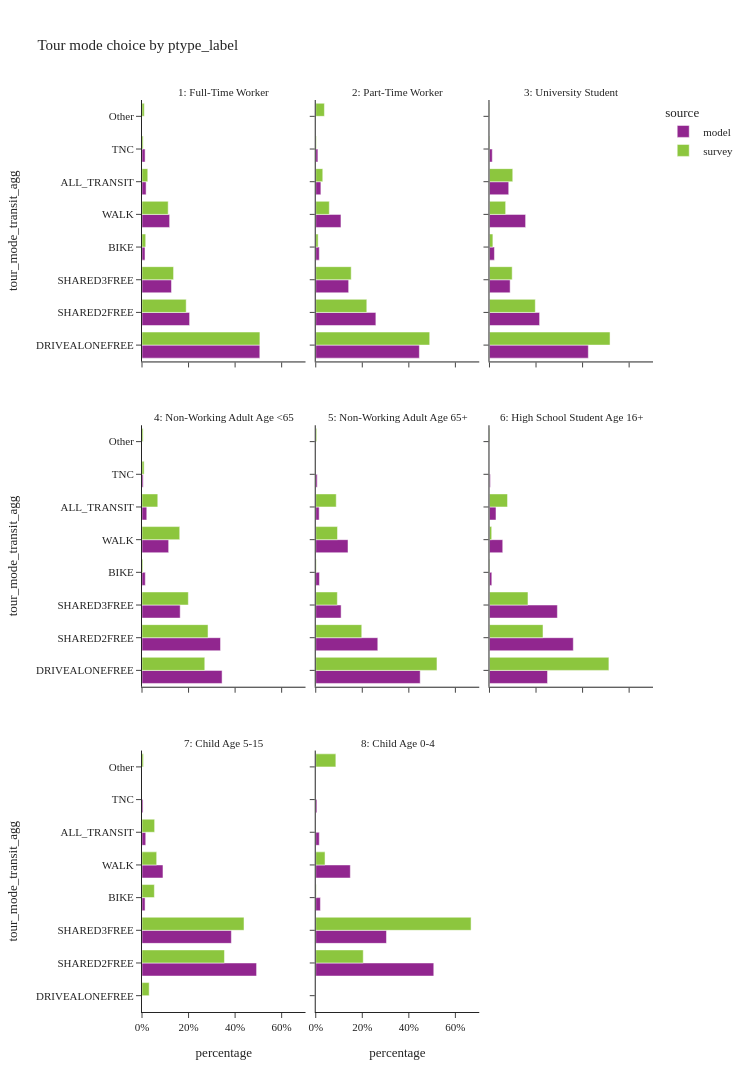
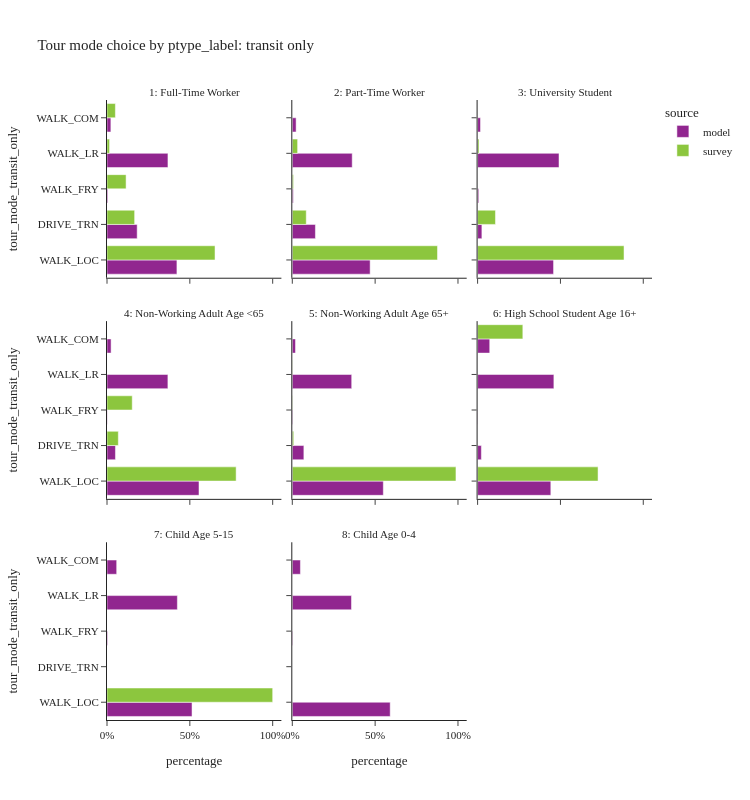

Notebook code cell kept with these figures, in order:
### Code cell
tour_mode_choice_seg(segment_col='ptype_label')

### Figure 1 — Plotly figure (JSON) as saved in the notebook; plotly's stock layout.template omitted (floating-point values rounded to 4 significant figures)
{"data": [{"alignmentgroup": "True", "customdata": [[1276996], [515952], [319556], [32648], [299625], [44449], [33556]], "hovertemplate": "source=model<br>ptype_label=1: Full-Time Worker<br>percentage=%{x}<br>tour_mode_transit_agg=%{y}<br>sample_size=%{customdata[0]}<extra></extra>", "legendgroup": "model", "marker": {"color": "#91268F", "pattern": {"shape": ""}}, "name": "model", "offsetgroup": "model", "orientation": "h", "showlegend": true, "textposition": "auto", "type": "bar", "x": [0.5062, 0.2045, 0.1267, 0.01294, 0.1188, 0.01762, 0.0133], "xaxis": "x7", "y": ["DRIVEALONEFREE", "SHARED2FREE", "SHARED3FREE", "BIKE", "WALK", "ALL_TRANSIT", "TNC"], "yaxis": "y7"}, {"alignmentgroup": "True", "customdata": [[206545], [119844], [65626], [7102], [50268], [10238], [4293]], "hovertemplate": "source=model<br>ptype_label=2: Part-Time Worker<br>percentage=%{x}<br>tour_mode_transit_agg=%{y}<br>sample_size=%{customdata[0]}<extra></extra>", "legendgroup": "model", "marker": {"color": "#91268F", "pattern": {"shape": ""}}, "name": "model", "offsetgroup": "model", "orientation": "h", "showlegend": false, "textposition": "auto", "type": "bar", "x": [0.4452, 0.2583, 0.1415, 0.01531, 0.1084, 0.02207, 0.009254], "xaxis": "x8", "y": ["DRIVEALONEFREE", "SHARED2FREE", "SHARED3FREE", "BIKE", "WALK", "ALL_TRANSIT", "TNC"], "yaxis": "y8"}, {"alignmentgroup": "True", "customdata": [[88150], [44697], [18428], [4412], [32225], [17159], [2494]], "hovertemplate": "source=model<br>ptype_label=3: University Student<br>percentage=%{x}<br>tour_mode_transit_agg=%{y}<br>sample_size=%{customdata[0]}<extra></extra>", "legendgroup": "model", "marker": {"color": "#91268F", "pattern": {"shape": ""}}, "name": "model", "offsetgroup": "model", "orientation": "h", "showlegend": false, "textposition": "auto", "type": "bar", "x": [0.4247, 0.2153, 0.08878, 0.02126, 0.1553, 0.08267, 0.01202], "xaxis": "x9", "y": ["DRIVEALONEFREE", "SHARED2FREE", "SHARED3FREE", "BIKE", "WALK", "ALL_TRANSIT", "TNC"], "yaxis": "y9"}, {"alignmentgroup": "True", "customdata": [[204797], [200770], [97641], [8443], [68174], [12234], [3075]], "hovertemplate": "source=model<br>ptype_label=4: Non-Working Adult Age <65<br>percentage=%{x}<br>tour_mode_transit_agg=%{y}<br>sample_size=%{customdata[0]}<extra></extra>", "legendgroup": "model", "marker": {"color": "#91268F", "pattern": {"shape": ""}}, "name": "model", "offsetgroup": "model", "orientation": "h", "showlegend": false, "textposition": "auto", "type": "bar", "x": [0.3441, 0.3374, 0.1641, 0.01419, 0.1146, 0.02056, 0.005167], "xaxis": "x4", "y": ["DRIVEALONEFREE", "SHARED2FREE", "SHARED3FREE", "BIKE", "WALK", "ALL_TRANSIT", "TNC"], "yaxis": "y4"}, {"alignmentgroup": "True", "customdata": [[215002], [127728], [52218], [7647], [66409], [7088], [3011]], "hovertemplate": "source=model<br>ptype_label=5: Non-Working Adult Age 65+<br>percentage=%{x}<br>tour_mode_transit_agg=%{y}<br>sample_size=%{customdata[0]}<extra></extra>", "legendgroup": "model", "marker": {"color": "#91268F", "pattern": {"shape": ""}}, "name": "model", "offsetgroup": "model", "orientation": "h", "showlegend": false, "textposition": "auto", "type": "bar", "x": [0.4488, 0.2666, 0.109, 0.01596, 0.1386, 0.01479, 0.006285], "xaxis": "x5", "y": ["DRIVEALONEFREE", "SHARED2FREE", "SHARED3FREE", "BIKE", "WALK", "ALL_TRANSIT", "TNC"], "yaxis": "y5"}, {"alignmentgroup": "True", "customdata": [[29504], [42607], [34513], [1183], [6739], [3308], [458]], "hovertemplate": "source=model<br>ptype_label=6: High School Student Age 16+<br>percentage=%{x}<br>tour_mode_transit_agg=%{y}<br>sample_size=%{customdata[0]}<extra></extra>", "legendgroup": "model", "marker": {"color": "#91268F", "pattern": {"shape": ""}}, "name": "model", "offsetgroup": "model", "orientation": "h", "showlegend": false, "textposition": "auto", "type": "bar", "x": [0.2494, 0.3601, 0.2917, 0.009999, 0.05696, 0.02796, 0.003871], "xaxis": "x6", "y": ["DRIVEALONEFREE", "SHARED2FREE", "SHARED3FREE", "BIKE", "WALK", "ALL_TRANSIT", "TNC"], "yaxis": "y6"}, {"alignmentgroup": "True", "customdata": [[201871], [157443], [5387], [36952], [6588], [1839]], "hovertemplate": "source=model<br>ptype_label=7: Child Age 5-15<br>percentage=%{x}<br>tour_mode_transit_agg=%{y}<br>sample_size=%{customdata[0]}<extra></extra>", "legendgroup": "model", "marker": {"color": "#91268F", "pattern": {"shape": ""}}, "name": "model", "offsetgroup": "model", "orientation": "h", "showlegend": false, "textposition": "auto", "type": "bar", "x": [0.4923, 0.3839, 0.01314, 0.09011, 0.01607, 0.004484], "xaxis": "x", "y": ["SHARED2FREE", "SHARED3FREE", "BIKE", "WALK", "ALL_TRANSIT", "TNC"], "yaxis": "y"}, {"alignmentgroup": "True", "customdata": [[75649], [45330], [2990], [22162], [2268], [765]], "hovertemplate": "source=model<br>ptype_label=8: Child Age 0-4<br>percentage=%{x}<br>tour_mode_transit_agg=%{y}<br>sample_size=%{customdata[0]}<extra></extra>", "legendgroup": "model", "marker": {"color": "#91268F", "pattern": {"shape": ""}}, "name": "model", "offsetgroup": "model", "orientation": "h", "showlegend": false, "textposition": "auto", "type": "bar", "x": [0.5072, 0.3039, 0.02005, 0.1486, 0.0152, 0.005129], "xaxis": "x2", "y": ["SHARED2FREE", "SHARED3FREE", "BIKE", "WALK", "ALL_TRANSIT", "TNC"], "yaxis": "y2"}, {"alignmentgroup": "True", "customdata": [[1383], [468], [264], [150], [666], [283], [24], [31]], "hovertemplate": "source=survey<br>ptype_label=1: Full-Time Worker<br>percentage=%{x}<br>tour_mode_transit_agg=%{y}<br>sample_size=%{customdata[0]}<extra></extra>", "legendgroup": "survey", "marker": {"color": "#8CC63E", "pattern": {"shape": ""}}, "name": "survey", "offsetgroup": "survey", "orientation": "h", "showlegend": true, "textposition": "auto", "type": "bar", "x": [0.5066, 0.1899, 0.1356, 0.01589, 0.1125, 0.02479, 0.004996, 0.009782], "xaxis": "x7", "y": ["DRIVEALONEFREE", "SHARED2FREE", "SHARED3FREE", "BIKE", "WALK", "ALL_TRANSIT", "TNC", "Other"], "yaxis": "y7"}, {"alignmentgroup": "True", "customdata": [[406], [172], [102], [25], [149], [71], [6], [7]], "hovertemplate": "source=survey<br>ptype_label=2: Part-Time Worker<br>percentage=%{x}<br>tour_mode_transit_agg=%{y}<br>sample_size=%{customdata[0]}<extra></extra>", "legendgroup": "survey", "marker": {"color": "#8CC63E", "pattern": {"shape": ""}}, "name": "survey", "offsetgroup": "survey", "orientation": "h", "showlegend": false, "textposition": "auto", "type": "bar", "x": [0.4897, 0.2194, 0.1524, 0.01027, 0.05832, 0.03019, 0.002593, 0.03721], "xaxis": "x8", "y": ["DRIVEALONEFREE", "SHARED2FREE", "SHARED3FREE", "BIKE", "WALK", "ALL_TRANSIT", "TNC", "Other"], "yaxis": "y8"}, {"alignmentgroup": "True", "customdata": [[94], [45], [15], [12], [86], [54], [3], [3]], "hovertemplate": "source=survey<br>ptype_label=3: University Student<br>percentage=%{x}<br>tour_mode_transit_agg=%{y}<br>sample_size=%{customdata[0]}<extra></extra>", "legendgroup": "survey", "marker": {"color": "#8CC63E", "pattern": {"shape": ""}}, "name": "survey", "offsetgroup": "survey", "orientation": "h", "showlegend": false, "textposition": "auto", "type": "bar", "x": [0.518, 0.1969, 0.09754, 0.01467, 0.06948, 0.1, 0.002077, 0.001337], "xaxis": "x9", "y": ["DRIVEALONEFREE", "SHARED2FREE", "SHARED3FREE", "BIKE", "WALK", "ALL_TRANSIT", "TNC", "Other"], "yaxis": "y9"}, {"alignmentgroup": "True", "customdata": [[274], [184], [119], [18], [186], [55], [6], [14]], "hovertemplate": "source=survey<br>ptype_label=4: Non-Working Adult Age <65<br>percentage=%{x}<br>tour_mode_transit_agg=%{y}<br>sample_size=%{customdata[0]}<extra></extra>", "legendgroup": "survey", "marker": {"color": "#8CC63E", "pattern": {"shape": ""}}, "name": "survey", "offsetgroup": "survey", "orientation": "h", "showlegend": false, "textposition": "auto", "type": "bar", "x": [0.2698, 0.2837, 0.199, 0.003703, 0.1621, 0.06779, 0.009118, 0.004845], "xaxis": "x4", "y": ["DRIVEALONEFREE", "SHARED2FREE", "SHARED3FREE", "BIKE", "WALK", "ALL_TRANSIT", "TNC", "Other"], "yaxis": "y4"}, {"alignmentgroup": "True", "customdata": [[421], [199], [51], [6], [133], [55], [3], [11]], "hovertemplate": "source=survey<br>ptype_label=5: Non-Working Adult Age 65+<br>percentage=%{x}<br>tour_mode_transit_agg=%{y}<br>sample_size=%{customdata[0]}<extra></extra>", "legendgroup": "survey", "marker": {"color": "#8CC63E", "pattern": {"shape": ""}}, "name": "survey", "offsetgroup": "survey", "orientation": "h", "showlegend": false, "textposition": "auto", "type": "bar", "x": [0.5209, 0.1977, 0.09287, 0.002421, 0.09354, 0.08811, 0.0001684, 0.004304], "xaxis": "x5", "y": ["DRIVEALONEFREE", "SHARED2FREE", "SHARED3FREE", "BIKE", "WALK", "ALL_TRANSIT", "TNC", "Other"], "yaxis": "y5"}, {"alignmentgroup": "True", "customdata": [[20], [11], [13], [1], [4], [8], [1]], "hovertemplate": "source=survey<br>ptype_label=6: High School Student Age 16+<br>percentage=%{x}<br>tour_mode_transit_agg=%{y}<br>sample_size=%{customdata[0]}<extra></extra>", "legendgroup": "survey", "marker": {"color": "#8CC63E", "pattern": {"shape": ""}}, "name": "survey", "offsetgroup": "survey", "orientation": "h", "showlegend": false, "textposition": "auto", "type": "bar", "x": [0.5131, 0.23, 0.1654, 0.002213, 0.009496, 0.07755, 0.002213], "xaxis": "x6", "y": ["DRIVEALONEFREE", "SHARED2FREE", "SHARED3FREE", "BIKE", "WALK", "ALL_TRANSIT", "Other"], "yaxis": "y6"}, {"alignmentgroup": "True", "customdata": [[4], [77], [135], [13], [42], [16], [2]], "hovertemplate": "source=survey<br>ptype_label=7: Child Age 5-15<br>percentage=%{x}<br>tour_mode_transit_agg=%{y}<br>sample_size=%{customdata[0]}<extra></extra>", "legendgroup": "survey", "marker": {"color": "#8CC63E", "pattern": {"shape": ""}}, "name": "survey", "offsetgroup": "survey", "orientation": "h", "showlegend": false, "textposition": "auto", "type": "bar", "x": [0.03079, 0.3543, 0.4383, 0.05314, 0.06309, 0.05431, 0.006139], "xaxis": "x", "y": ["DRIVEALONEFREE", "SHARED2FREE", "SHARED3FREE", "BIKE", "WALK", "ALL_TRANSIT", "Other"], "yaxis": "y"}, {"alignmentgroup": "True", "customdata": [[33], [41], [4], [11], [2]], "hovertemplate": "source=survey<br>ptype_label=8: Child Age 0-4<br>percentage=%{x}<br>tour_mode_transit_agg=%{y}<br>sample_size=%{customdata[0]}<extra></extra>", "legendgroup": "survey", "marker": {"color": "#8CC63E", "pattern": {"shape": ""}}, "name": "survey", "offsetgroup": "survey", "orientation": "h", "showlegend": false, "textposition": "auto", "type": "bar", "x": [0.2041, 0.6674, 0.00214, 0.03991, 0.08639], "xaxis": "x2", "y": ["SHARED2FREE", "SHARED3FREE", "BIKE", "WALK", "Other"], "yaxis": "y2"}], "layout": {"annotations": [{"font": {}, "showarrow": false, "text": "7: Child Age 5-15", "x": 0.16, "xanchor": "center", "xref": "paper", "y": 0.2867, "yanchor": "bottom", "yref": "paper"}, {"font": {}, "showarrow": false, "text": "8: Child Age 0-4", "x": 0.5, "xanchor": "center", "xref": "paper", "y": 0.2867, "yanchor": "bottom", "yref": "paper"}, {"font": {}, "showarrow": false, "text": "4: Non-Working Adult Age <65", "x": 0.16, "xanchor": "center", "xref": "paper", "y": 0.6433, "yanchor": "bottom", "yref": "paper"}, {"font": {}, "showarrow": false, "text": "5: Non-Working Adult Age 65+", "x": 0.5, "xanchor": "center", "xref": "paper", "y": 0.6433, "yanchor": "bottom", "yref": "paper"}, {"font": {}, "showarrow": false, "text": "6: High School Student Age 16+", "x": 0.84, "xanchor": "center", "xref": "paper", "y": 0.6433, "yanchor": "bottom", "yref": "paper"}, {"font": {}, "showarrow": false, "text": "1: Full-Time Worker", "x": 0.16, "xanchor": "center", "xref": "paper", "y": 1.0, "yanchor": "bottom", "yref": "paper"}, {"font": {}, "showarrow": false, "text": "2: Part-Time Worker", "x": 0.5, "xanchor": "center", "xref": "paper", "y": 1.0, "yanchor": "bottom", "yref": "paper"}, {"font": {}, "showarrow": false, "text": "3: University Student", "x": 0.84, "xanchor": "center", "xref": "paper", "y": 1.0, "yanchor": "bottom", "yref": "paper"}], "barmode": "group", "height": 1200, "legend": {"title": {"text": "source"}, "tracegroupgap": 0}, "title": {"text": "Tour mode choice by ptype_label"}, "width": 750, "xaxis": {"anchor": "y", "domain": [0.0, 0.32], "tickformat": ".0%", "title": {"text": "percentage"}}, "xaxis2": {"anchor": "y2", "domain": [0.34, 0.66], "matches": "x", "tickformat": ".0%", "title": {"text": "percentage"}}, "xaxis3": {"anchor": "y3", "domain": [0.68, 1.0], "matches": "x", "title": {"text": "percentage"}}, "xaxis4": {"anchor": "y4", "domain": [0.0, 0.32], "matches": "x", "showticklabels": false}, "xaxis5": {"anchor": "y5", "domain": [0.34, 0.66], "matches": "x", "showticklabels": false}, "xaxis6": {"anchor": "y6", "domain": [0.68, 1.0], "matches": "x", "showticklabels": false}, "xaxis7": {"anchor": "y7", "domain": [0.0, 0.32], "matches": "x", "showticklabels": false}, "xaxis8": {"anchor": "y8", "domain": [0.34, 0.66], "matches": "x", "showticklabels": false}, "xaxis9": {"anchor": "y9", "domain": [0.68, 1.0], "matches": "x", "showticklabels": false}, "yaxis": {"anchor": "x", "domain": [0.0, 0.2867], "title": {"text": "tour_mode_transit_agg"}}, "yaxis2": {"anchor": "x2", "domain": [0.0, 0.2867], "matches": "y", "showticklabels": false}, "yaxis3": {"anchor": "x3", "domain": [0.0, 0.2867], "matches": "y", "showticklabels": false}, "yaxis4": {"anchor": "x4", "domain": [0.3567, 0.6433], "matches": "y", "title": {"text": "tour_mode_transit_agg"}}, "yaxis5": {"anchor": "x5", "domain": [0.3567, 0.6433], "matches": "y", "showticklabels": false}, "yaxis6": {"anchor": "x6", "domain": [0.3567, 0.6433], "matches": "y", "showticklabels": false}, "yaxis7": {"anchor": "x7", "domain": [0.7133, 1.0], "matches": "y", "title": {"text": "tour_mode_transit_agg"}}, "yaxis8": {"anchor": "x8", "domain": [0.7133, 1.0], "matches": "y", "showticklabels": false}, "yaxis9": {"anchor": "x9", "domain": [0.7133, 1.0], "matches": "y", "showticklabels": false}}}

### Figure 2 — Plotly figure (JSON) as saved in the notebook; plotly's stock layout.template omitted (floating-point values rounded to 4 significant figures)
{"data": [{"alignmentgroup": "True", "customdata": [[18758], [8093], [208], [16352], [1038]], "hovertemplate": "source=model<br>ptype_label=1: Full-Time Worker<br>percentage=%{x}<br>tour_mode_transit_only=%{y}<br>sample_size=%{customdata[0]}<extra></extra>", "legendgroup": "model", "marker": {"color": "#91268F", "pattern": {"shape": ""}}, "name": "model", "offsetgroup": "model", "orientation": "h", "showlegend": true, "textposition": "auto", "type": "bar", "x": [0.422, 0.1821, 0.00468, 0.3679, 0.02335], "xaxis": "x7", "y": ["WALK_LOC", "DRIVE_TRN", "WALK_FRY", "WALK_LR", "WALK_COM"], "yaxis": "y7"}, {"alignmentgroup": "True", "customdata": [[4810], [1428], [62], [3702], [236]], "hovertemplate": "source=model<br>ptype_label=2: Part-Time Worker<br>percentage=%{x}<br>tour_mode_transit_only=%{y}<br>sample_size=%{customdata[0]}<extra></extra>", "legendgroup": "model", "marker": {"color": "#91268F", "pattern": {"shape": ""}}, "name": "model", "offsetgroup": "model", "orientation": "h", "showlegend": false, "textposition": "auto", "type": "bar", "x": [0.4698, 0.1395, 0.006056, 0.3616, 0.02305], "xaxis": "x8", "y": ["WALK_LOC", "DRIVE_TRN", "WALK_FRY", "WALK_LR", "WALK_COM"], "yaxis": "y8"}, {"alignmentgroup": "True", "customdata": [[7866], [444], [118], [8430], [301]], "hovertemplate": "source=model<br>ptype_label=3: University Student<br>percentage=%{x}<br>tour_mode_transit_only=%{y}<br>sample_size=%{customdata[0]}<extra></extra>", "legendgroup": "model", "marker": {"color": "#91268F", "pattern": {"shape": ""}}, "name": "model", "offsetgroup": "model", "orientation": "h", "showlegend": false, "textposition": "auto", "type": "bar", "x": [0.4584, 0.02588, 0.006877, 0.4913, 0.01754], "xaxis": "x9", "y": ["WALK_LOC", "DRIVE_TRN", "WALK_FRY", "WALK_LR", "WALK_COM"], "yaxis": "y9"}, {"alignmentgroup": "True", "customdata": [[6793], [624], [18], [4497], [302]], "hovertemplate": "source=model<br>ptype_label=4: Non-Working Adult Age <65<br>percentage=%{x}<br>tour_mode_transit_only=%{y}<br>sample_size=%{customdata[0]}<extra></extra>", "legendgroup": "model", "marker": {"color": "#91268F", "pattern": {"shape": ""}}, "name": "model", "offsetgroup": "model", "orientation": "h", "showlegend": false, "textposition": "auto", "type": "bar", "x": [0.5553, 0.05101, 0.001471, 0.3676, 0.02469], "xaxis": "x4", "y": ["WALK_LOC", "DRIVE_TRN", "WALK_FRY", "WALK_LR", "WALK_COM"], "yaxis": "y4"}, {"alignmentgroup": "True", "customdata": [[3894], [495], [21], [2541], [137]], "hovertemplate": "source=model<br>ptype_label=5: Non-Working Adult Age 65+<br>percentage=%{x}<br>tour_mode_transit_only=%{y}<br>sample_size=%{customdata[0]}<extra></extra>", "legendgroup": "model", "marker": {"color": "#91268F", "pattern": {"shape": ""}}, "name": "model", "offsetgroup": "model", "orientation": "h", "showlegend": false, "textposition": "auto", "type": "bar", "x": [0.5494, 0.06984, 0.002963, 0.3585, 0.01933], "xaxis": "x5", "y": ["WALK_LOC", "DRIVE_TRN", "WALK_FRY", "WALK_LR", "WALK_COM"], "yaxis": "y5"}, {"alignmentgroup": "True", "customdata": [[1462], [75], [6], [1523], [242]], "hovertemplate": "source=model<br>ptype_label=6: High School Student Age 16+<br>percentage=%{x}<br>tour_mode_transit_only=%{y}<br>sample_size=%{customdata[0]}<extra></extra>", "legendgroup": "model", "marker": {"color": "#91268F", "pattern": {"shape": ""}}, "name": "model", "offsetgroup": "model", "orientation": "h", "showlegend": false, "textposition": "auto", "type": "bar", "x": [0.442, 0.02267, 0.001814, 0.4604, 0.07316], "xaxis": "x6", "y": ["WALK_LOC", "DRIVE_TRN", "WALK_FRY", "WALK_LR", "WALK_COM"], "yaxis": "y6"}, {"alignmentgroup": "True", "customdata": [[3381], [24], [2798], [385]], "hovertemplate": "source=model<br>ptype_label=7: Child Age 5-15<br>percentage=%{x}<br>tour_mode_transit_only=%{y}<br>sample_size=%{customdata[0]}<extra></extra>", "legendgroup": "model", "marker": {"color": "#91268F", "pattern": {"shape": ""}}, "name": "model", "offsetgroup": "model", "orientation": "h", "showlegend": false, "textposition": "auto", "type": "bar", "x": [0.5132, 0.003643, 0.4247, 0.05844], "xaxis": "x", "y": ["WALK_LOC", "WALK_FRY", "WALK_LR", "WALK_COM"], "yaxis": "y"}, {"alignmentgroup": "True", "customdata": [[1340], [7], [810], [111]], "hovertemplate": "source=model<br>ptype_label=8: Child Age 0-4<br>percentage=%{x}<br>tour_mode_transit_only=%{y}<br>sample_size=%{customdata[0]}<extra></extra>", "legendgroup": "model", "marker": {"color": "#91268F", "pattern": {"shape": ""}}, "name": "model", "offsetgroup": "model", "orientation": "h", "showlegend": false, "textposition": "auto", "type": "bar", "x": [0.5908, 0.003086, 0.3571, 0.04894], "xaxis": "x2", "y": ["WALK_LOC", "WALK_FRY", "WALK_LR", "WALK_COM"], "yaxis": "y2"}, {"alignmentgroup": "True", "customdata": [[239], [19], [8], [14], [3]], "hovertemplate": "source=survey<br>ptype_label=1: Full-Time Worker<br>percentage=%{x}<br>tour_mode_transit_only=%{y}<br>sample_size=%{customdata[0]}<extra></extra>", "legendgroup": "survey", "marker": {"color": "#8CC63E", "pattern": {"shape": ""}}, "name": "survey", "offsetgroup": "survey", "orientation": "h", "showlegend": true, "textposition": "auto", "type": "bar", "x": [0.652, 0.1668, 0.1152, 0.01539, 0.0506], "xaxis": "x7", "y": ["WALK_LOC", "DRIVE_TRN", "WALK_FRY", "WALK_LR", "WALK_COM"], "yaxis": "y7"}, {"alignmentgroup": "True", "customdata": [[63], [3], [1], [3], [1]], "hovertemplate": "source=survey<br>ptype_label=2: Part-Time Worker<br>percentage=%{x}<br>tour_mode_transit_only=%{y}<br>sample_size=%{customdata[0]}<extra></extra>", "legendgroup": "survey", "marker": {"color": "#8CC63E", "pattern": {"shape": ""}}, "name": "survey", "offsetgroup": "survey", "orientation": "h", "showlegend": false, "textposition": "auto", "type": "bar", "x": [0.8763, 0.08417, 0.00743, 0.03206, 0.0], "xaxis": "x8", "y": ["WALK_LOC", "DRIVE_TRN", "WALK_FRY", "WALK_LR", "WALK_COM"], "yaxis": "y8"}, {"alignmentgroup": "True", "customdata": [[48], [3], [3]], "hovertemplate": "source=survey<br>ptype_label=3: University Student<br>percentage=%{x}<br>tour_mode_transit_only=%{y}<br>sample_size=%{customdata[0]}<extra></extra>", "legendgroup": "survey", "marker": {"color": "#8CC63E", "pattern": {"shape": ""}}, "name": "survey", "offsetgroup": "survey", "orientation": "h", "showlegend": false, "textposition": "auto", "type": "bar", "x": [0.8838, 0.1078, 0.008432], "xaxis": "x9", "y": ["WALK_LOC", "DRIVE_TRN", "WALK_LR"], "yaxis": "y9"}, {"alignmentgroup": "True", "customdata": [[50], [4], [1]], "hovertemplate": "source=survey<br>ptype_label=4: Non-Working Adult Age <65<br>percentage=%{x}<br>tour_mode_transit_only=%{y}<br>sample_size=%{customdata[0]}<extra></extra>", "legendgroup": "survey", "marker": {"color": "#8CC63E", "pattern": {"shape": ""}}, "name": "survey", "offsetgroup": "survey", "orientation": "h", "showlegend": false, "textposition": "auto", "type": "bar", "x": [0.7794, 0.06832, 0.1523], "xaxis": "x4", "y": ["WALK_LOC", "DRIVE_TRN", "WALK_FRY"], "yaxis": "y4"}, {"alignmentgroup": "True", "customdata": [[48], [4], [1], [2]], "hovertemplate": "source=survey<br>ptype_label=5: Non-Working Adult Age 65+<br>percentage=%{x}<br>tour_mode_transit_only=%{y}<br>sample_size=%{customdata[0]}<extra></extra>", "legendgroup": "survey", "marker": {"color": "#8CC63E", "pattern": {"shape": ""}}, "name": "survey", "offsetgroup": "survey", "orientation": "h", "showlegend": false, "textposition": "auto", "type": "bar", "x": [0.9878, 0.008544, 0.002104, 0.001571], "xaxis": "x5", "y": ["WALK_LOC", "DRIVE_TRN", "WALK_FRY", "WALK_LR"], "yaxis": "y5"}, {"alignmentgroup": "True", "customdata": [[7], [1]], "hovertemplate": "source=survey<br>ptype_label=6: High School Student Age 16+<br>percentage=%{x}<br>tour_mode_transit_only=%{y}<br>sample_size=%{customdata[0]}<extra></extra>", "legendgroup": "survey", "marker": {"color": "#8CC63E", "pattern": {"shape": ""}}, "name": "survey", "offsetgroup": "survey", "orientation": "h", "showlegend": false, "textposition": "auto", "type": "bar", "x": [0.727, 0.273], "xaxis": "x6", "y": ["WALK_LOC", "WALK_COM"], "yaxis": "y6"}, {"alignmentgroup": "True", "customdata": [[16]], "hovertemplate": "source=survey<br>ptype_label=7: Child Age 5-15<br>percentage=%{x}<br>tour_mode_transit_only=%{y}<br>sample_size=%{customdata[0]}<extra></extra>", "legendgroup": "survey", "marker": {"color": "#8CC63E", "pattern": {"shape": ""}}, "name": "survey", "offsetgroup": "survey", "orientation": "h", "showlegend": false, "textposition": "auto", "type": "bar", "x": [1.0], "xaxis": "x", "y": ["WALK_LOC"], "yaxis": "y"}], "layout": {"annotations": [{"font": {}, "showarrow": false, "text": "7: Child Age 5-15", "x": 0.16, "xanchor": "center", "xref": "paper", "y": 0.2867, "yanchor": "bottom", "yref": "paper"}, {"font": {}, "showarrow": false, "text": "8: Child Age 0-4", "x": 0.5, "xanchor": "center", "xref": "paper", "y": 0.2867, "yanchor": "bottom", "yref": "paper"}, {"font": {}, "showarrow": false, "text": "4: Non-Working Adult Age <65", "x": 0.16, "xanchor": "center", "xref": "paper", "y": 0.6433, "yanchor": "bottom", "yref": "paper"}, {"font": {}, "showarrow": false, "text": "5: Non-Working Adult Age 65+", "x": 0.5, "xanchor": "center", "xref": "paper", "y": 0.6433, "yanchor": "bottom", "yref": "paper"}, {"font": {}, "showarrow": false, "text": "6: High School Student Age 16+", "x": 0.84, "xanchor": "center", "xref": "paper", "y": 0.6433, "yanchor": "bottom", "yref": "paper"}, {"font": {}, "showarrow": false, "text": "1: Full-Time Worker", "x": 0.16, "xanchor": "center", "xref": "paper", "y": 1.0, "yanchor": "bottom", "yref": "paper"}, {"font": {}, "showarrow": false, "text": "2: Part-Time Worker", "x": 0.5, "xanchor": "center", "xref": "paper", "y": 1.0, "yanchor": "bottom", "yref": "paper"}, {"font": {}, "showarrow": false, "text": "3: University Student", "x": 0.84, "xanchor": "center", "xref": "paper", "y": 1.0, "yanchor": "bottom", "yref": "paper"}], "barmode": "group", "height": 800, "legend": {"title": {"text": "source"}, "tracegroupgap": 0}, "title": {"text": "Tour mode choice by ptype_label: transit only"}, "width": 750, "xaxis": {"anchor": "y", "domain": [0.0, 0.32], "tickformat": ".0%", "title": {"text": "percentage"}}, "xaxis2": {"anchor": "y2", "domain": [0.34, 0.66], "matches": "x", "tickformat": ".0%", "title": {"text": "percentage"}}, "xaxis3": {"anchor": "y3", "domain": [0.68, 1.0], "matches": "x", "title": {"text": "percentage"}}, "xaxis4": {"anchor": "y4", "domain": [0.0, 0.32], "matches": "x", "showticklabels": false}, "xaxis5": {"anchor": "y5", "domain": [0.34, 0.66], "matches": "x", "showticklabels": false}, "xaxis6": {"anchor": "y6", "domain": [0.68, 1.0], "matches": "x", "showticklabels": false}, "xaxis7": {"anchor": "y7", "domain": [0.0, 0.32], "matches": "x", "showticklabels": false}, "xaxis8": {"anchor": "y8", "domain": [0.34, 0.66], "matches": "x", "showticklabels": false}, "xaxis9": {"anchor": "y9", "domain": [0.68, 1.0], "matches": "x", "showticklabels": false}, "yaxis": {"anchor": "x", "domain": [0.0, 0.2867], "title": {"text": "tour_mode_transit_only"}}, "yaxis2": {"anchor": "x2", "domain": [0.0, 0.2867], "matches": "y", "showticklabels": false}, "yaxis3": {"anchor": "x3", "domain": [0.0, 0.2867], "matches": "y", "showticklabels": false}, "yaxis4": {"anchor": "x4", "domain": [0.3567, 0.6433], "matches": "y", "title": {"text": "tour_mode_transit_only"}}, "yaxis5": {"anchor": "x5", "domain": [0.3567, 0.6433], "matches": "y", "showticklabels": false}, "yaxis6": {"anchor": "x6", "domain": [0.3567, 0.6433], "matches": "y", "showticklabels": false}, "yaxis7": {"anchor": "x7", "domain": [0.7133, 1.0], "matches": "y", "title": {"text": "tour_mode_transit_only"}}, "yaxis8": {"anchor": "x8", "domain": [0.7133, 1.0], "matches": "y", "showticklabels": false}, "yaxis9": {"anchor": "x9", "domain": [0.7133, 1.0], "matches": "y", "showticklabels": false}}}
